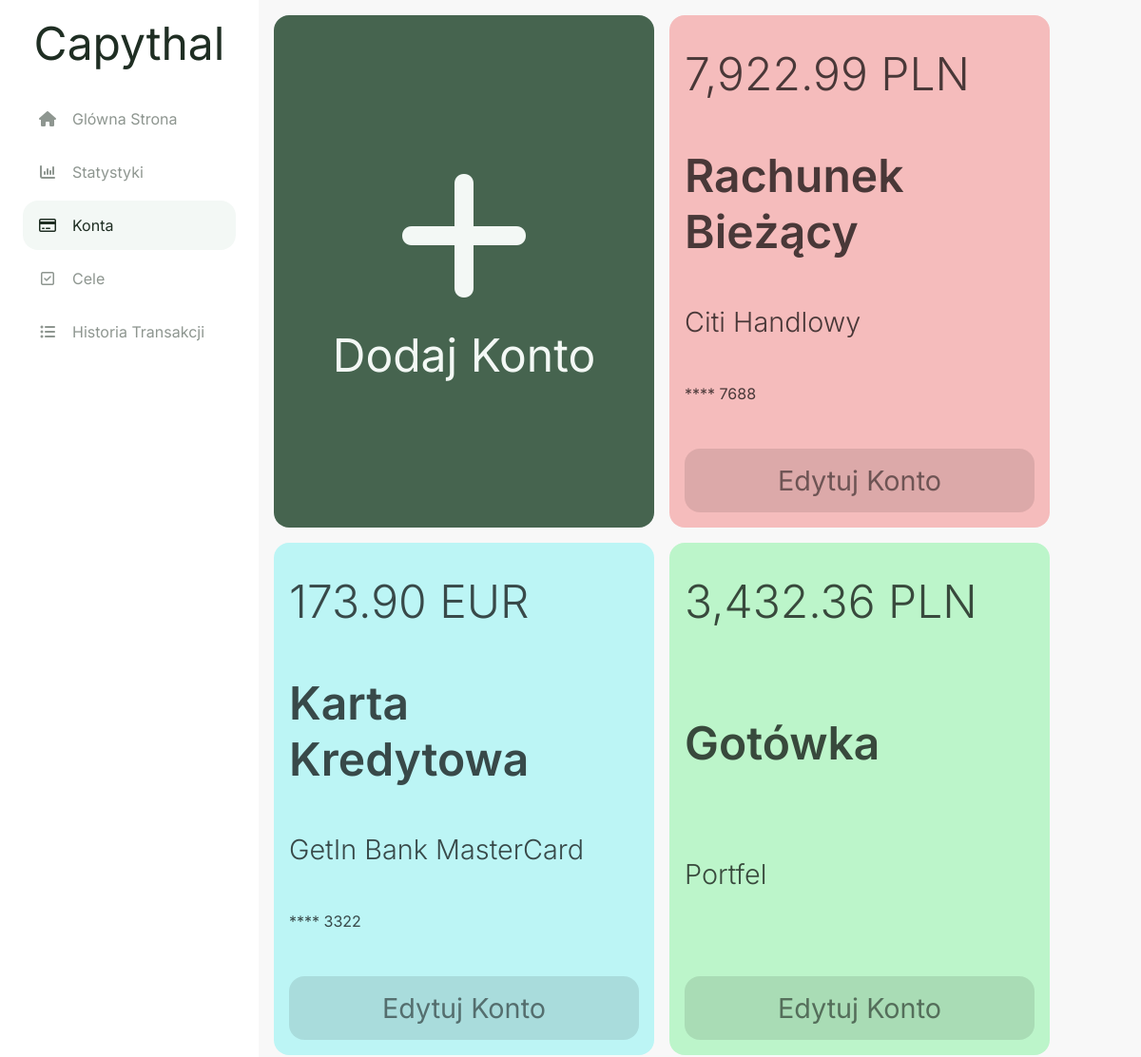
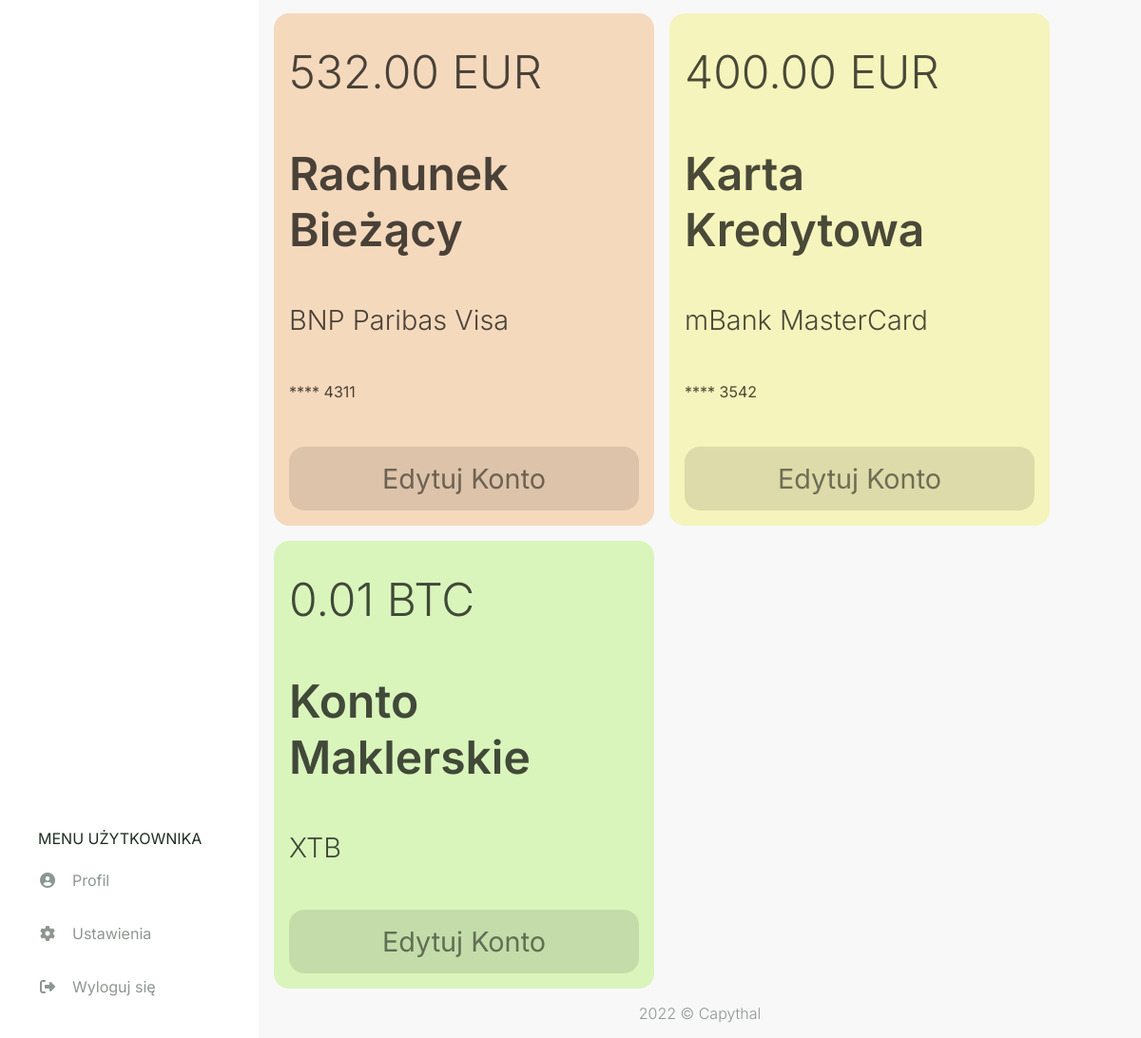
Page /accounts (signed in) on the committed database (2 pictures, top to bottom).
### capythal/models.py (models this page shows, shortened)
class account(db.Model):
    id = db.Column(db.Integer, primary_key=True)
    user_id = db.Column(db.Integer, db.ForeignKey('user.id'), nullable=False)
    currency_id = db.Column(db.Integer, db.ForeignKey('currency.id'), nullable=False)
    card_id = db.Column(db.Integer, db.ForeignKey('card.id'))
    acc_type_id = db.Column(db.Integer, db.ForeignKey('acc_type.id'), nullable=False)
    style_id = db.Column(db.Integer, db.ForeignKey('style.id'), nullable=False)
    amount = db.Column(db.Float(20,2), default = 0)
    card_number = db.Column(db.String(4))
    fin_inst = db.Column(db.String(20))
    transaction = db.relationship("transaction", backref="account", lazy=True)
    settings = db.relationship("settings", back_populates="account", uselist=False)
    goal = db.relationship("goal", backref="account", lazy=True)

class currency(db.Model):
    id = db.Column(db.Integer, primary_key=True)
    name = db.Column(db.String(20), nullable=False)
    account = db.relationship("account", backref="currency", lazy=True)
    settings = db.relationship("settings", backref="currency", lazy=True)

class acc_type(db.Model):
    id = db.Column(db.Integer, primary_key=True)
    name = db.Column(db.String(20), nullable=False)
    account = db.relationship("account", backref="acc_type", lazy=True)

class card(db.Model):
    id = db.Column(db.Integer, primary_key=True)
    name = db.Column(db.String(20), nullable=False)
    account = db.relationship("account", backref="card", lazy=True)

### capythal/routes.py (the view, shortened to what this page needs)
@app.route('/accounts', methods=['GET', 'POST'])
@login_required
def accounts():
    form_add = addAccForm()
    form_edit = editAccForm()
    accounts = db.session.query(account,currency,card,acc_type,style).join(currency).join(card).join(acc_type).join(style).filter(account.user_id == current_user.id)
    if form_edit.deleteAcc.data and form_edit.validate():
        db.session.execute(
            delete(account)
            .where((account.id == form_edit.account_id.data) & (account.user_id == current_user.id)))
        db.session.commit()
        return redirect(url_for('accounts'))
    return render_template("accounts.html", accounts = accounts, form_add = form_add, form_edit = form_edit)

### capythal/models.py (called while the page is built)
@login_manager.user_loader
def load_user(user_id):
    return user.query.get(int(user_id))

### capythal/routes.py (called while the page is built)
@app.template_filter()
def currencyFormat(value):
    value = float(value)
    return "{:,.2f}".format(value)

### capythal/templates/accounts.html (shortened to what this page needs)
{% extends "layout.html" %}
{% set active_page = "accounts" %}
{% block head %}
  {{ super() }}
  <link rel="stylesheet" href="{{ url_for('static', filename='css/accounts.css') }}">
  <link rel="stylesheet" href="{{ url_for('static', filename='css/modals/account-modal.css') }}">
{% endblock %}
{% block content %}
<div class="accounts-flexbox">
  <a href="#modal-add" class="account-add bg-main-btn fc-main-btn">
    <span class="account-plus-sign fa fa-plus"></span>
    <span class="fs-1">Dodaj Konto</span>
  </a>
  {% for account,currency,card,acc_type,style in accounts %}
    <div class="account-info style-{{ style.name }}">
      <span class="fs-1 fw-light">{{ account.amount | currencyFormat }} {{ currency.name }}</span>
      <span class="fs-1 fw-semibold">{{ acc_type.name }}</span>
      <span class="fs-2 fw-light">
        {% if account.fin_inst %}{{ account.fin_inst }}{% endif %} {% if card.name %}{{ card.name }}{% endif %}
      </span>
      {% if account.card_number %}
      <span class="fs-4">**** {{ account.card_number }}</span>
      {% endif %}
      <a href="#modal{{ account.id }}" class="account-edit" value=1>
        <span class="fs-2">Edytuj Konto</span>
      </a>
    </div>
  {% endfor %}
</div>
{% endblock %}

### capythal/static/css/style.css (style rules this page uses)
html, body { padding: 0; margin: 0; }
html { height: 100%; font-family: 'Inter', sans-serif; width: 100%; }
body { background-color: #F8F8F8; color: #1F2E23; min-height: 100vh; display: flex; flex-direction: column; }
* { box-sizing: border-box; }
a { color: #1F2E23; cursor: pointer; text-decoration: none; }
.bg-main-btn { background-color: #46644F; }
.style-red { color: hsl(0, 18%, 33%); background-color: hsl(0, 75%, 85%); }
.style-orange { color: hsl(30, 18%, 33%); background-color: hsl(30, 75%, 85%); }
.style-yellow { color: hsl(58, 18%, 33%); background-color: hsl(58, 75%, 85%); }
.style-lime { color: hsl(90, 18%, 33%); background-color: hsl(90, 75%, 85%); }
.style-green { color: hsl(135, 18%, 33%); background-color: hsl(135, 75%, 85%); }
.style-cyan { color: hsl(180, 18%, 33%); background-color: hsl(180, 75%, 85%); }
.fc-main-btn { color: #F3F8F5; }
.fw-light { font-weight: 300 !important; }
.fw-semibold { font-weight: 600 !important; }
.fs-1 { font-size: 2rem; }
.fs-2 { font-size: 1.5rem; }
.fs-4 { font-size: 0.8rem; }
@media (min-width: 500px) { .fs-1 { font-size: 3rem; } }
@media (min-width: 500px) { .fs-2 { font-size: 2rem; } }
@media (min-width: 500px) { .fs-4 { font-size: 1.2rem ; } }
@media (min-width: 800px) { .fs-1 { font-size: 3rem; } }
@media (min-width: 800px) { .fs-2 { font-size: 1.8rem; } }
@media (min-width: 800px) { .fs-4 { font-size: 1rem; } }

### capythal/static/css/accounts.css (style rules this page uses)
.accounts-flexbox { padding: 1rem; display: flex; gap: 1rem; flex-wrap: wrap; }
.account-add, .account-info { flex: 1 0 100%; border-radius: 1rem; display: flex; flex-direction: column; }
.account-add { padding: 3.5rem; justify-content: center; align-items: center; gap: 1rem; }
.account-plus-sign { font-size: 10rem; }
.account-info { padding: 2rem 1rem 1rem; justify-content: space-between; gap: 3rem; color: rgba(0, 0, 0, 0.7); word-wrap: break-word; }
.account-edit { padding: 1rem; border-radius: 1rem; color: rgba(0, 0, 0, 0.5); background-color: rgba(0, 0, 0, 0.1); }
.account-edit > span { display: flex; justify-content: center; }
@media (min-width: 1100px) { .account-add, .account-info { max-width: 25rem; } }

### rows in the picture
account: amount "7,922.99", name "PLN", name "Rachunek Bieżący", fin_inst "Citi Handlowy", card_number "7688"
account: amount "173.90", name "EUR", name "Karta Kredytowa", fin_inst "GetIn Bank", name "MasterCard", card_number "3322"
account: amount "3,432.36", name "PLN", name "Gotówka", fin_inst "Portfel"
account: amount "532.00", name "EUR", name "Rachunek Bieżący", fin_inst "BNP Paribas", name "Visa", card_number "4311"
account: amount "400.00", name "EUR", name "Karta Kredytowa", fin_inst "mBank", name "MasterCard", card_number "3542"
account: amount "0.01", name "BTC", name "Konto Maklerskie", fin_inst "XTB"
